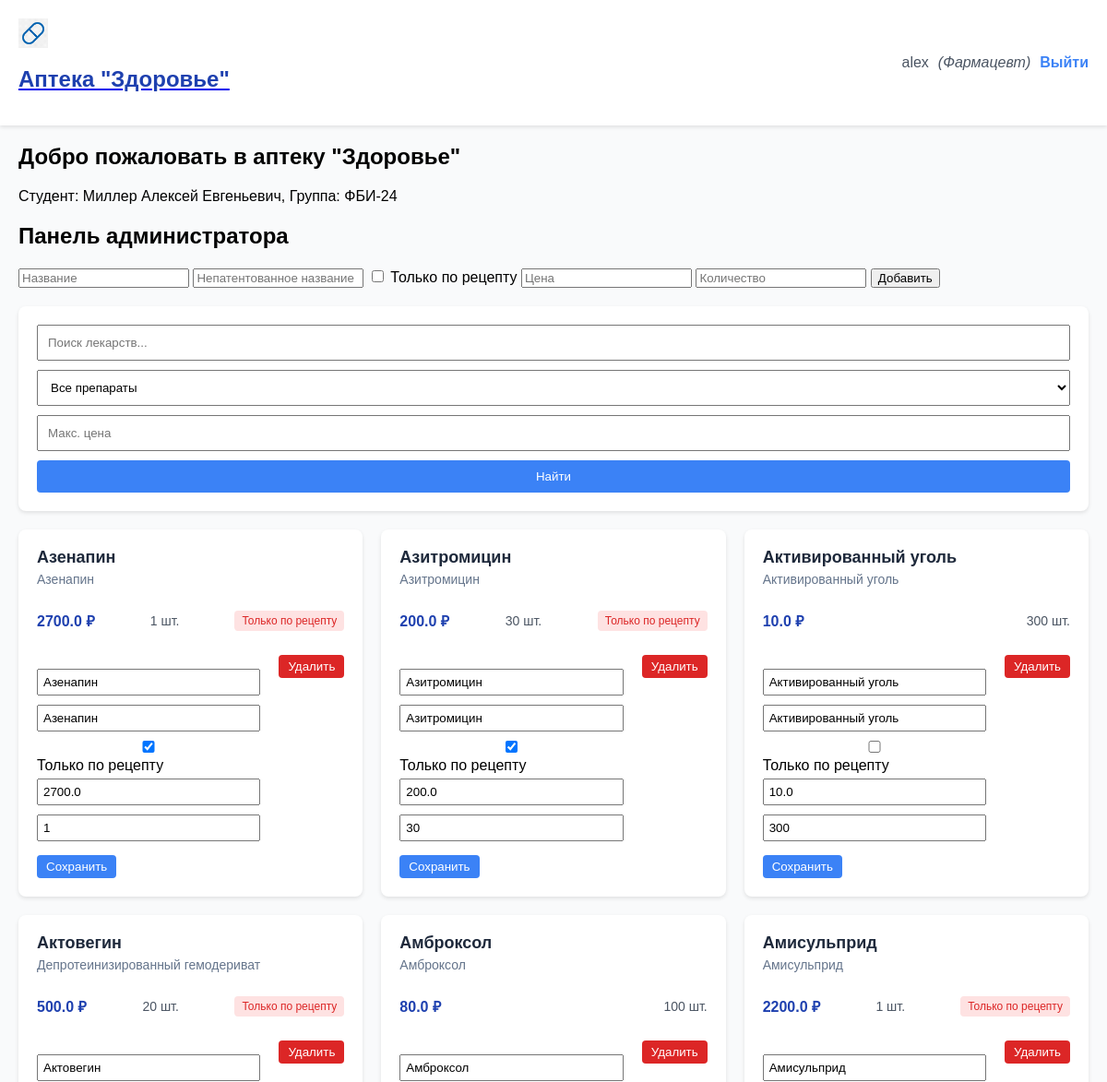
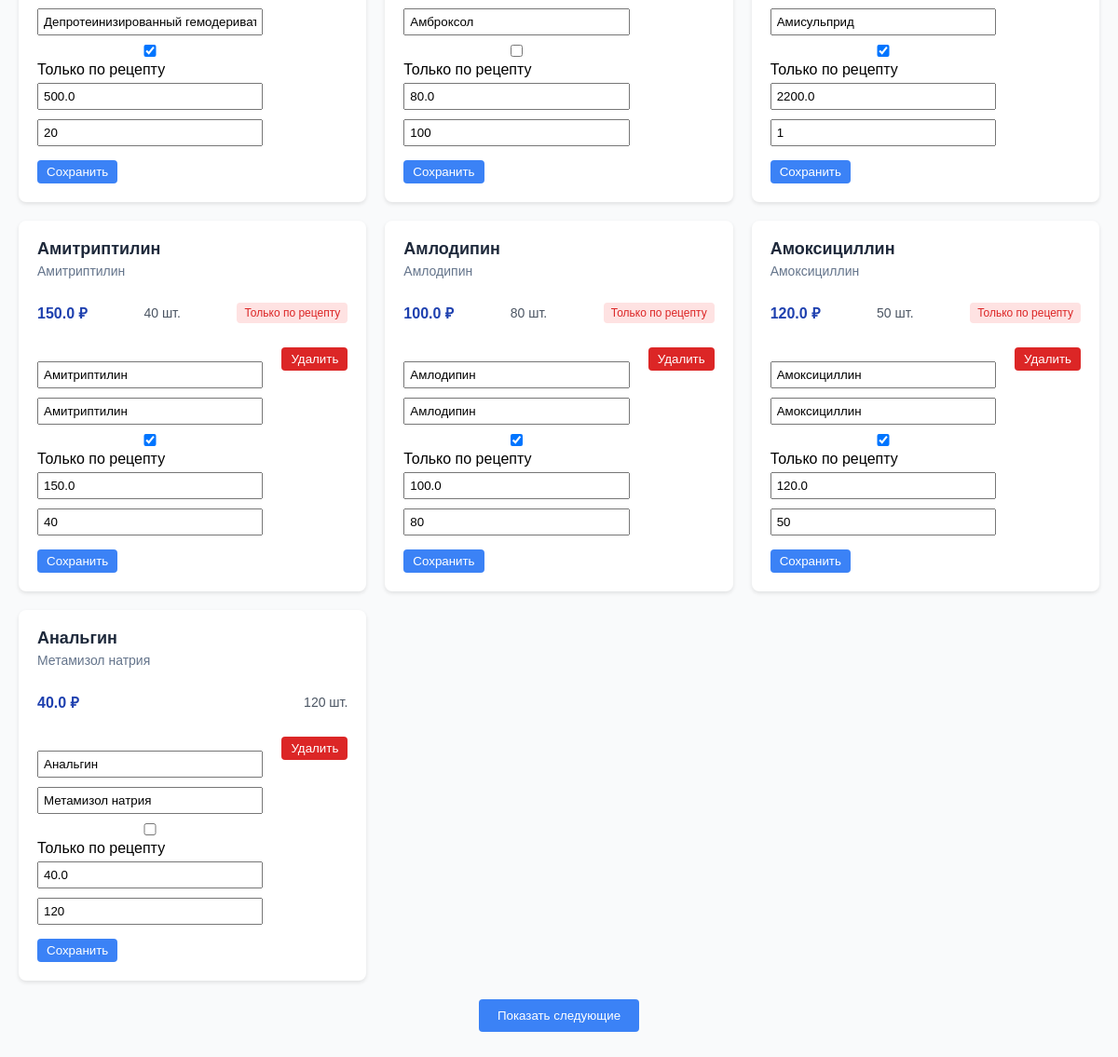
Screenshot of / (signed in) with the database file from the repository (2 pictures, top to bottom).
### app.py (models this page shows)
class User(UserMixin, db.Model):
    id = db.Column(db.Integer, primary_key=True)
    username = db.Column(db.String(100), unique=True, nullable=False)
    password = db.Column(db.String(100), nullable=False)
    role = db.Column(db.String(20), default='user')
    favorites = db.relationship('Favorites', backref='user', lazy=True)

class Medicine(db.Model):
    id = db.Column(db.Integer, primary_key=True)
    name = db.Column(db.String(100), nullable=False)
    generic_name = db.Column(db.String(100), nullable=False)
    prescription_only = db.Column(db.Boolean, default=False)
    price = db.Column(db.Float, nullable=False)
    quantity = db.Column(db.Integer, nullable=False)

### app.py (the view)
@app.route('/')
def index():
    page = int(request.args.get('page', 0))
    query = Medicine.query
    if current_user.is_authenticated and not is_admin():
        favorite_ids = get_favorite_medications()
        query = query.order_by(Medicine.id.in_(favorite_ids).desc(), Medicine.name.asc())
    else:
        query = query.order_by(Medicine.name.asc())
    per_page = 10
    total = query.count()
    meds = query.offset(page * per_page).limit(per_page).all()
    has_more = (page + 1) * per_page < total
    return render_template('index.html', medications=meds, has_more=has_more, favorite_medications=get_favorite_medications())

### app.py (called while the page is built)
@login_manager.user_loader
def load_user(user_id):
    return User.query.get(int(user_id))

def get_favorite_medications():
    if current_user.is_authenticated and current_user.role != 'admin':
        return [f.medication_id for f in current_user.favorites]
    return []

def is_admin():
    return current_user.is_authenticated and current_user.role == 'admin'

### templates/index.html (shortened to what this page needs)
{% extends "base.html" %}
{% block content %}
<div class="main-content">
    <h2>Добро пожаловать в аптеку "Здоровье"</h2>
    <p>Студент: Миллер Алексей Евгеньевич, Группа: ФБИ-24</p>
    {% if current_user.is_authenticated and current_user.role == 'admin' %}
        {% include 'admin_panel.html' %}
        {% include 'search_bar.html' %}
    {% else %}
        {% include 'search_bar.html' %}
    {% endif %}
    <div class="medication-list">
        {% for med in medications %}
            <div class="medication-card {% if med.id in favorite_medications %}favorite{% endif %}"
                 data-med-id="{{ med.id }}">
                <div class="medication-header">
                    <div>
                        <h3>{{ med.name }}</h3>
                        <span class="generic-name">{{ med.generic_name }}</span>
                    </div>
                </div>
                <div class="medication-details">
                    <p class="price">{{ med.price }} &#8381;</p>
                    <p class="quantity">
                        {% if med.quantity == 0 %}
                            Отсутствует
                        {% else %}
                            {{ med.quantity }} шт.
                        {% endif %}
                    </p>
                    {% if med.prescription_only %}
                        <span class="prescription-label">Только по рецепту</span>
                    {% endif %}
                </div>
                {% if current_user.is_authenticated and current_user.role == 'admin' %}
                    <div class="admin-buttons">
                        <form method="POST" action="{{ url_for('edit_medication', id=med.id) }}" class="edit-medication-form">
                            <input type="text" name="name" value="{{ med.name }}" required>
                            <input type="text" name="generic_name" value="{{ med.generic_name }}" required>
                            <label>
                                <input type="checkbox" name="prescription_only" {% if med.prescription_only %}checked{% endif %}>
                                Только по рецепту
                            </label>
                            <input type="number" name="price" value="{{ med.price }}" step="0.01" required>
                            <input type="number" name="quantity" value="{{ med.quantity }}" required>
                            <button type="submit">Сохранить</button>
                        </form>
                        <form method="POST" action="{{ url_for('delete_medication', id=med.id) }}" onsubmit="return confirm('Вы уверены, что хотите удалить этот препарат?');">
                            <button type="submit" class="delete-btn">Удалить</button>
                        </form>
                    </div>
                {% endif %}
            </div>
        {% endfor %}
    </div>
    {% if has_more %}
        <button onclick="loadMore()" class="load-more-btn">Показать следующие</button>
    {% endif %}
</div>
{% endblock %}

### templates/base.html (shortened to what this page needs)
<!DOCTYPE html>
<html lang="ru">
<head>
    <link rel="stylesheet" href="{{ url_for('static', filename='styles.css') }}">
</head>
<body data-is-admin="{{ 'true' if current_user.is_authenticated and current_user.role == 'admin' else 'false' }}"
      data-is-authenticated="{{ 'true' if current_user.is_authenticated else 'false' }}"
      data-favorite-medications="{{ favorite_medications | tojson | safe }}">
    <header class="header">
        <div class="container">
            <div class="header-content">
                <div class="logo">
                    <a href="{{ url_for('index') }}">
                        <img src="{{ url_for('static', filename='pill-icon.png') }}" alt="Логотип" class="logo-icon">
                        <h1 class="logo-text">Аптека "Здоровье"</h1>
                    </a>
                </div>
                <div class="auth">
                    {% if current_user.is_authenticated %}
                        <span class="user-email">{{ current_user.username }}</span>
                        {% if current_user.role == 'admin' %}
                            <span class="user-role">(Фармацевт)</span>
                        {% endif %}
                        <a href="{{ url_for('logout') }}" class="logout-btn">Выйти</a>
                    {% else %}
                        <a href="{{ url_for('login') }}" class="login-btn">Войти</a>
                        <a href="{{ url_for('register') }}" class="register-link">Нет аккаунта? Зарегистрируйтесь</a>
                    {% endif %}
                </div>
            </div>
        </div>
    </header>
    <main class="main">
        <div class="container">
            {% block content %}{% endblock %}
        </div>
    </main>
</body>
</html>

### static/styles.css (style rules this page uses)
body { font-family: Arial, sans-serif; margin: 0; background-color: #f9fafb; }
.container { max-width: 1200px; margin: 0 auto; padding: 0 20px; }
.header { background-color: #ffffff; box-shadow: 0 2px 4px rgba(0, 0, 0, 0.1); padding: 20px 0; }
.header-content { display: flex; justify-content: space-between; align-items: center; }
.logo { display: flex; align-items: center; }
.logo-icon { width: 32px; height: 32px; margin-right: 10px; }
.logo-text { font-size: 24px; font-weight: bold; color: #1e40af; }
.auth { display: flex; align-items: center; }
.user-email { margin-right: 10px; color: #4b5563; }
.user-role { margin-right: 10px; color: #4b5563; font-style: italic; }
.logout-btn, .login-btn { color: #3b82f6; text-decoration: none; font-weight: bold; }
.delete-btn { background-color: #dc2626; color: white; border: none; padding: 5px 10px; border-radius: 4px; cursor: pointer; margin-left: 10px; }
.main-content { margin-top: 20px; margin-bottom: 40px; }
.medication-list { display: grid; grid-template-columns: repeat(auto-fill, minmax(300px, 1fr)); gap: 20px; margin-top: 20px; }
.medication-card { background-color: white; border-radius: 8px; box-shadow: 0 2px 4px rgba(0, 0, 0, 0.1); padding: 20px; position: relative; }
.medication-header { display: flex; justify-content: space-between; align-items: center; margin-bottom: 10px; }
.medication-header h3 { margin: 0; font-size: 18px; color: #1e293b; margin-bottom: 5px; }
.generic-name { font-size: 14px; color: #64748b; margin-top: 5px; display: block; }
.medication-details { display: flex; justify-content: space-between; align-items: center; margin-top: 10px; }
.price { font-size: 16px; font-weight: bold; color: #1e40af; }
.quantity { font-size: 14px; color: #4b5563; }
.prescription-label { font-size: 12px; color: #dc2626; background-color: #fee2e2; padding: 4px 8px; border-radius: 4px; }
.load-more-btn { display: block; margin: 20px auto; padding: 10px 20px; background-color: #3b82f6; color: white; border: none; border-radius: 4px; cursor: pointer; }
.edit-medication-form { margin-top: 10px; }
.edit-medication-form input { margin: 5px 0; padding: 5px; width: 100%; box-sizing: border-box; }
.edit-medication-form button { margin-top: 10px; padding: 5px 10px; background-color: #3b82f6; color: white; border: none; border-radius: 4px; cursor: pointer; }
.admin-buttons { display: flex; gap: 10px; margin-top: 10px; }

### rows the page displays
User: username "alex"
Medicine: name "Азенапин", generic_name "Азенапин", price "2700.0", quantity "1", shows "Только по рецепту", prescription_only "☑"
Medicine: name "Азитромицин", generic_name "Азитромицин", price "200.0", quantity "30", shows "Только по рецепту", prescription_only "☑"
Medicine: name "Активированный уголь", generic_name "Активированный уголь", price "10.0", quantity "300"
Medicine: name "Актовегин", generic_name "Депротеинизированный гемодериват", price "500.0", quantity "20", shows "Только по рецепту", prescription_only "☑"
Medicine: name "Амброксол", generic_name "Амброксол", price "80.0", quantity "100"
Medicine: name "Амисульприд", generic_name "Амисульприд", price "2200.0", quantity "1", shows "Только по рецепту", prescription_only "☑"
Medicine: name "Амитриптилин", generic_name "Амитриптилин", price "150.0", quantity "40", shows "Только по рецепту", prescription_only "☑"
Medicine: name "Амлодипин", generic_name "Амлодипин", price "100.0", quantity "80", shows "Только по рецепту", prescription_only "☑"
Medicine: name "Амоксициллин", generic_name "Амоксициллин", price "120.0", quantity "50", shows "Только по рецепту", prescription_only "☑"
Medicine: name "Анальгин", generic_name "Метамизол натрия", price "40.0", quantity "120"
